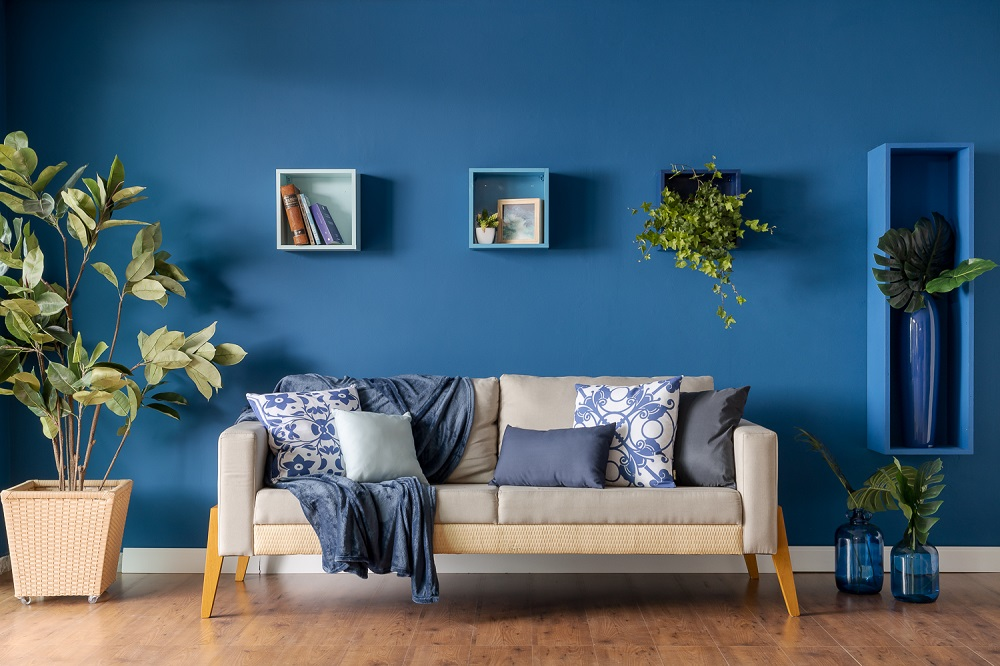
#> input picture shi-tomasi/img1.jpg, 1000 x 666 px; the run also reads 1 picture not shown here
$ python main.py
#> lines starting #> are read from the running program, lines starting #| are printed output that depends on the picture; after the words box and inside, x2 and y2 are one past the last pixel; in counts of white or black regions, pixels touching at a corner belong together
import cv2
import numpy as np

imagem1 = cv2.imread('img1.jpg', cv2.IMREAD_GRAYSCALE)
#> imagem1: shape (666, 1000); min 0, max 255, mean 93.5
imagem2 = cv2.imread('img2.jpg', cv2.IMREAD_GRAYSCALE)
#> imagem2: shape (600, 900); min 0, max 255, mean 152.9
imagem3 = cv2.imread('img3.jpg', cv2.IMREAD_GRAYSCALE)
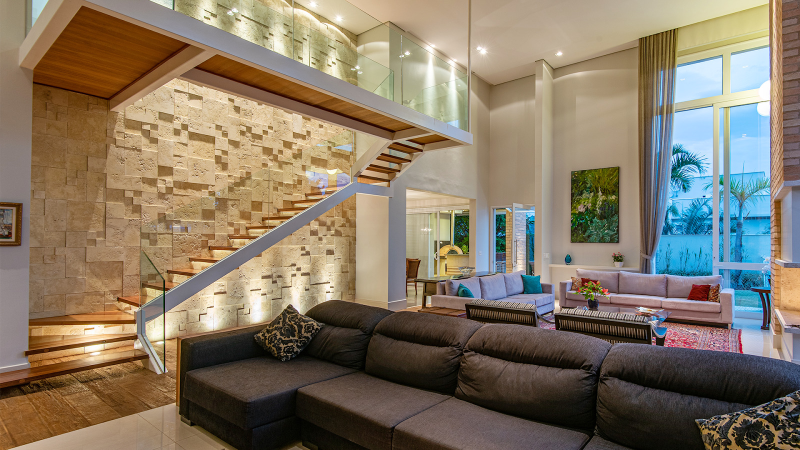
#> input picture shi-tomasi/img3.jpg, 1600 x 900 px (shown at 1/2 size)
#> imagem3: shape (900, 1600); min 0, max 255, mean 122.4

cantos11 = cv2.goodFeaturesToTrack(imagem1, maxCorners=100, qualityLevel=0.01, minDistance=10)
#> cantos11 = 100 rows, first 8: [315, 244], [67, 304], [247, 394], [750, 190], [614, 423], [368, 568], [2, 143], [2, 241]
cantos11 = np.int64(cantos11)

cantos12 = cv2.goodFeaturesToTrack(imagem1, maxCorners=200, qualityLevel=0.10, minDistance=2)
#> cantos12 = 200 rows, first 8: [315, 244], [67, 304], [247, 394], [750, 190], [309, 243], [317, 244], [614, 423], [368, 568]
cantos12 = np.int64(cantos12)

cantos13 = cv2.goodFeaturesToTrack(imagem1, maxCorners=400, qualityLevel=0.30, minDistance=1)
#> cantos13 = 282 rows, first 8: [315, 244], [67, 304], [247, 394], [750, 190], [309, 243], [317, 244], [614, 423], [368, 568]
cantos13 = np.int64(cantos13)

cantos21 = cv2.goodFeaturesToTrack(imagem2, maxCorners=100, qualityLevel=0.01, minDistance=10)
#> cantos21 = 100 rows, first 8: [196, 158], [734, 322], [163, 167], [141, 158], [185, 176], [206, 158], [130, 154], [331, 439]
cantos21 = np.int64(cantos21)

cantos22 = cv2.goodFeaturesToTrack(imagem2, maxCorners=200, qualityLevel=0.10, minDistance=2)
#> cantos22 = 200 rows, first 8: [196, 158], [196, 164], [734, 322], [163, 167], [141, 158], [185, 176], [206, 158], [130, 154]
cantos22 = np.int64(cantos22)

cantos23 = cv2.goodFeaturesToTrack(imagem2, maxCorners=400, qualityLevel=0.30, minDistance=1)
#> cantos23 = 309 rows, first 8: [196, 158], [196, 164], [734, 322], [163, 167], [141, 158], [185, 176], [206, 158], [130, 154]
cantos23 = np.int64(cantos23)

cantos31 = cv2.goodFeaturesToTrack(imagem3, maxCorners=100, qualityLevel=0.01, minDistance=10)
#> cantos31 = 100 rows, first 8: [1406, 393], [331, 583], [892, 527], [659, 564], [661, 574], [881, 484], [497, 625], [501, 581]
cantos31 = np.int64(cantos31)

cantos32 = cv2.goodFeaturesToTrack(imagem3, maxCorners=200, qualityLevel=0.10, minDistance=2)
#> cantos32 = 200 rows, first 8: [1406, 393], [331, 583], [892, 527], [659, 564], [661, 574], [881, 484], [1410, 393], [497, 625]
cantos32 = np.int64(cantos32)

cantos33 = cv2.goodFeaturesToTrack(imagem3, maxCorners=400, qualityLevel=0.30, minDistance=1)
#> cantos33 = 378 rows, first 8: [1406, 393], [331, 583], [892, 527], [659, 564], [661, 574], [881, 484], [1410, 393], [497, 625]
cantos33 = np.int64(cantos33)

for canto11 in cantos11:
    x, y = canto11.ravel()
    cv2.circle(imagem1, (x, y), 3, 255, -1)
#> this loop made 100 passes
#> (x, y) on passes 1 to 12: (315, 244), (67, 304), (247, 394), (750, 190), (614, 423), (368, 568), (2, 143), (2, 241), (88, 596), (78, 332), (45, 370), (21, 218)
#> imagem1: shape (666, 1000); min 0, max 255, mean 94

cv2.imshow('Shi-Tomasi', imagem1)
cv2.imwrite('.\imagens geradas\image_1_1.jpg', imagem1)
cv2.waitKey(0)

for canto12 in cantos12:
    x, y = canto12.ravel()
    cv2.circle(imagem1, (x, y), 3, 255, -1)
#> this loop made 200 passes
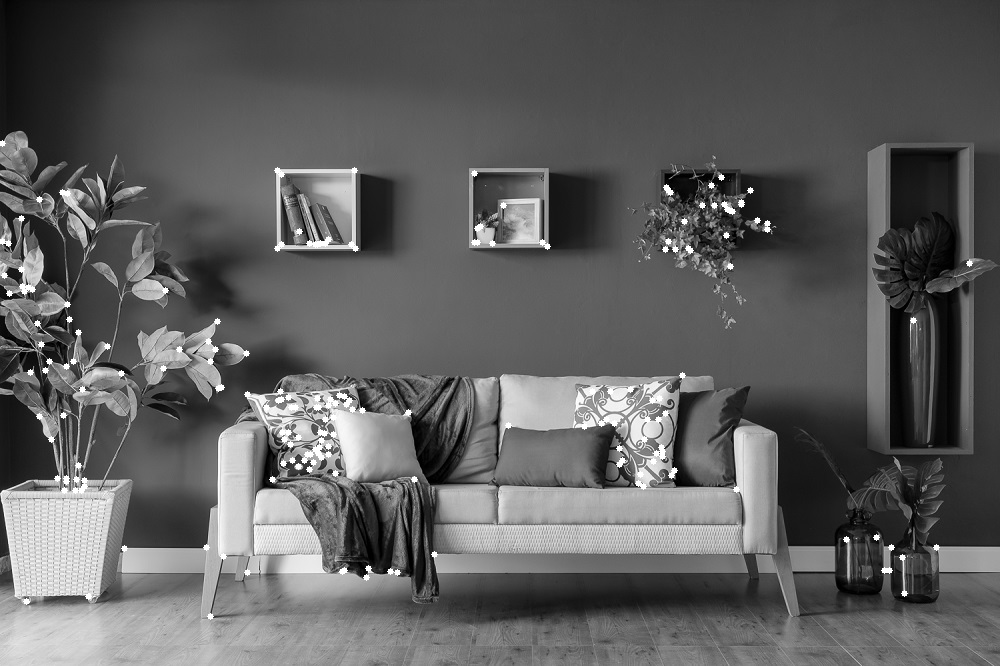
#> imagem1: shape (666, 1000); min 0, max 255, mean 94.6

cv2.imshow('Shi-Tomasi', imagem1)
cv2.imwrite('.\imagens geradas\image_1_2.jpg', imagem1)
cv2.waitKey(0)

for canto13 in cantos13:
    x, y = canto13.ravel()
    cv2.circle(imagem1, (x, y), 3, 255, -1)
#> this loop made 282 passes
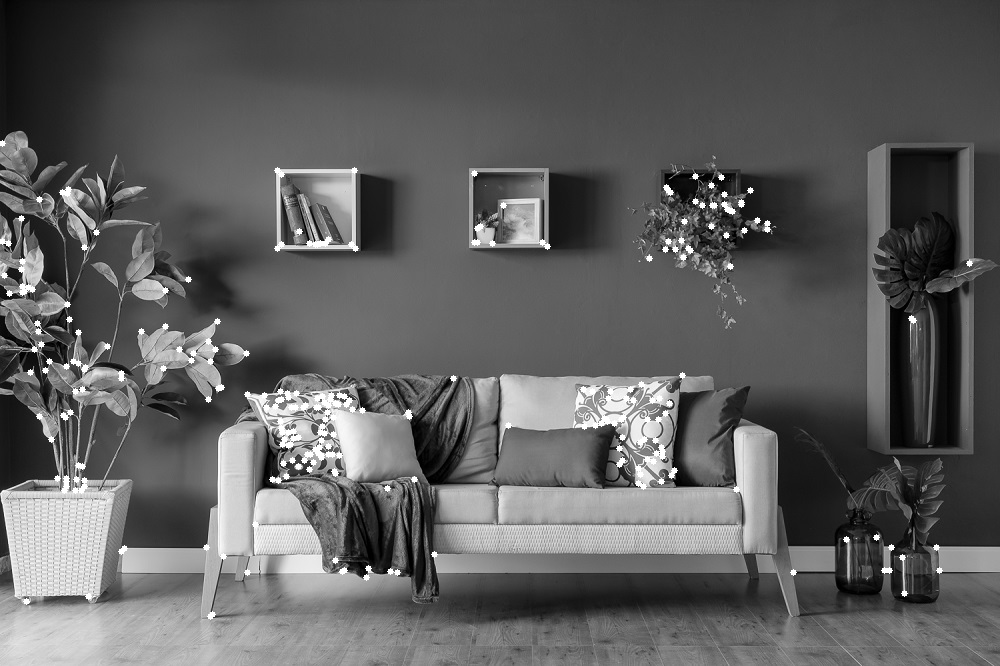
#> imagem1: shape (666, 1000); 0.31% of pixels changed, all inside (x1, y1, x2, y2) = (19, 173, 943, 617)

cv2.imshow('Shi-Tomasi', imagem1)
cv2.imwrite('.\imagens geradas\image_1_3.jpg', imagem1)
cv2.waitKey(0)

for canto21 in cantos21:
    x, y = canto21.ravel()
    cv2.circle(imagem2, (x, y), 3, 255, -1)
#> this loop made 100 passes
#> (x, y) on passes 1 to 12: (196, 158), (734, 322), (163, 167), (141, 158), (185, 176), (206, 158), (130, 154), (331, 439), (185, 161), (694, 300), (534, 402), (379, 399)
#> imagem2: shape (600, 900); min 0, max 255, mean 153.7

cv2.imshow('Shi-Tomasi', imagem2)
cv2.imwrite('.\imagens geradas\image_2_1.jpg', imagem2)
cv2.waitKey(0)

for canto22 in cantos22:
    x, y = canto22.ravel()
    cv2.circle(imagem2, (x, y), 3, 255, -1)
#> this loop made 200 passes
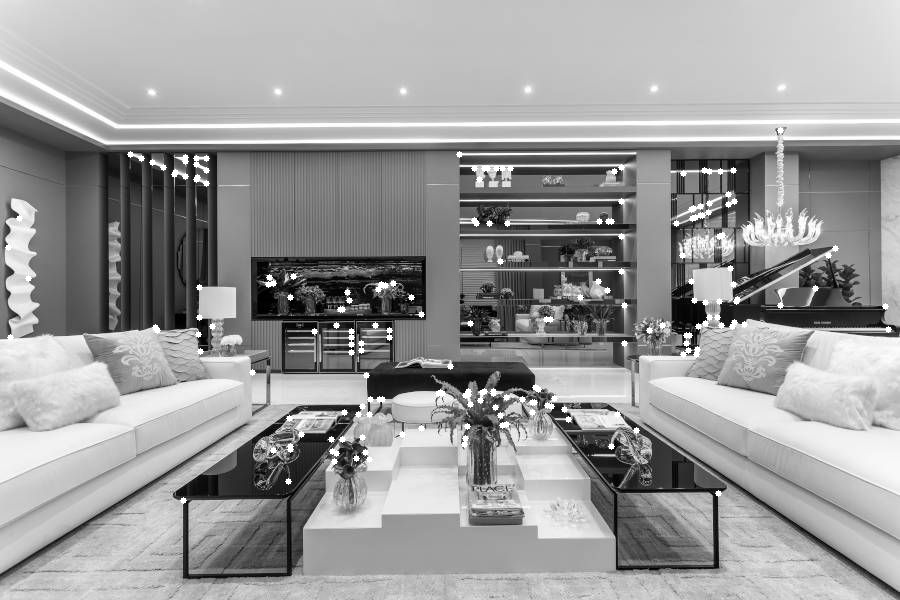
#> imagem2: shape (600, 900); min 0, max 255, mean 154.3

cv2.imshow('Shi-Tomasi', imagem2)
cv2.imwrite('.\imagens geradas\image_2_2.jpg', imagem2)
cv2.waitKey(0)

for canto23 in cantos23:
    x, y = canto23.ravel()
    cv2.circle(imagem2, (x, y), 3, 255, -1)
#> this loop made 309 passes
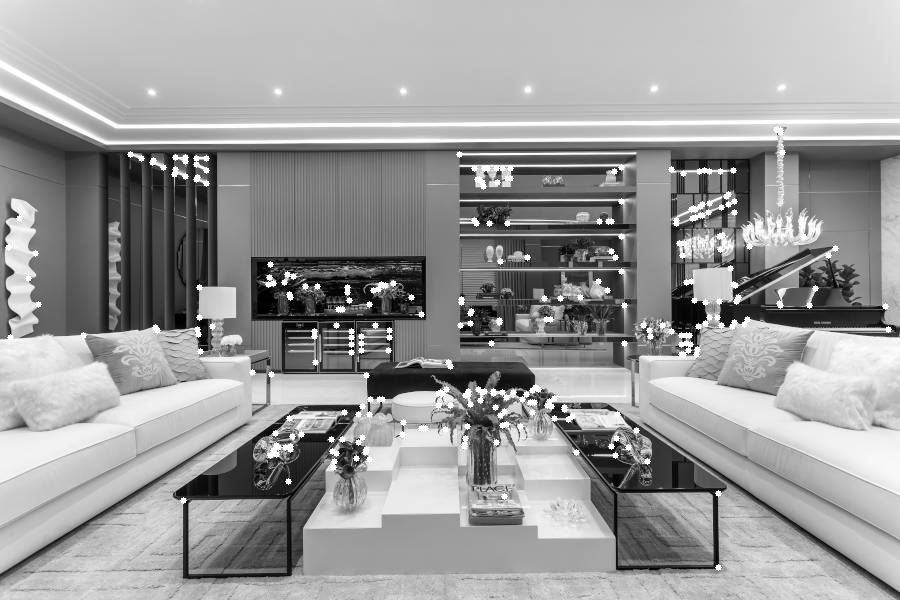
#> imagem2: shape (600, 900); 0.5% of pixels changed, all inside (x1, y1, x2, y2) = (32, 126, 813, 571)

cv2.imshow('Shi-Tomasi', imagem2)
cv2.imwrite('.\imagens geradas\image_2_3.jpg', imagem2)
cv2.waitKey(0)

for canto31  in cantos31:
    x, y = canto31.ravel()
    cv2.circle(imagem3, (x, y), 3, 255, -1)
#> this loop made 100 passes
#> canto31 on passes 1 to 12: [[1406, 393]], [[331, 583]], [[892, 527]], [[659, 564]], [[661, 574]], [[881, 484]], [[497, 625]], [[501, 581]], [[582, 573]], [[1102, 626]], [[1469, 829]], [[523, 590]]
#> imagem3: shape (900, 1600); min 0, max 255, mean 122.7

cv2.imshow('Shi-Tomasi', imagem3)
cv2.imwrite('.\imagens geradas\image_3_1.jpg', imagem3)
cv2.waitKey(0)

for canto32 in cantos32:
    x, y = canto32.ravel()
    cv2.circle(imagem3, (x, y), 3, 255, -1)
#> this loop made 200 passes
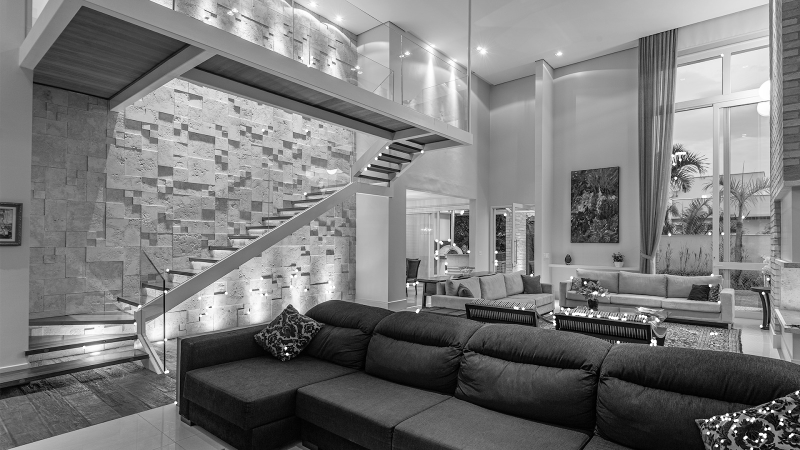
#> imagem3: shape (900, 1600) (shown at 1/2 size); min 0, max 255, mean 122.9

cv2.imshow('Shi-Tomasi', imagem3)
cv2.imwrite('.\imagens geradas\image_3_2.jpg', imagem3)
cv2.waitKey(0)

for canto33 in cantos33:
    x, y = canto33.ravel()
    cv2.circle(imagem3, (x, y), 3, 255, -1)
#> this loop made 378 passes
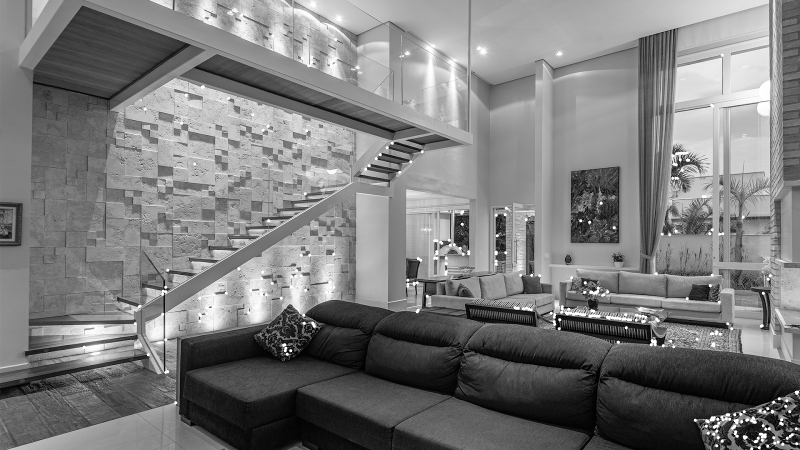
#> imagem3: shape (900, 1600) (shown at 1/2 size); 0.31% of pixels changed, all inside (x1, y1, x2, y2) = (287, 27, 1597, 899)

cv2.imshow('Shi-Tomasi', imagem3)
cv2.imwrite('.\imagens geradas\image_3_3.jpg', imagem3)
cv2.waitKey(0)


cv2.destroyAllWindows()
